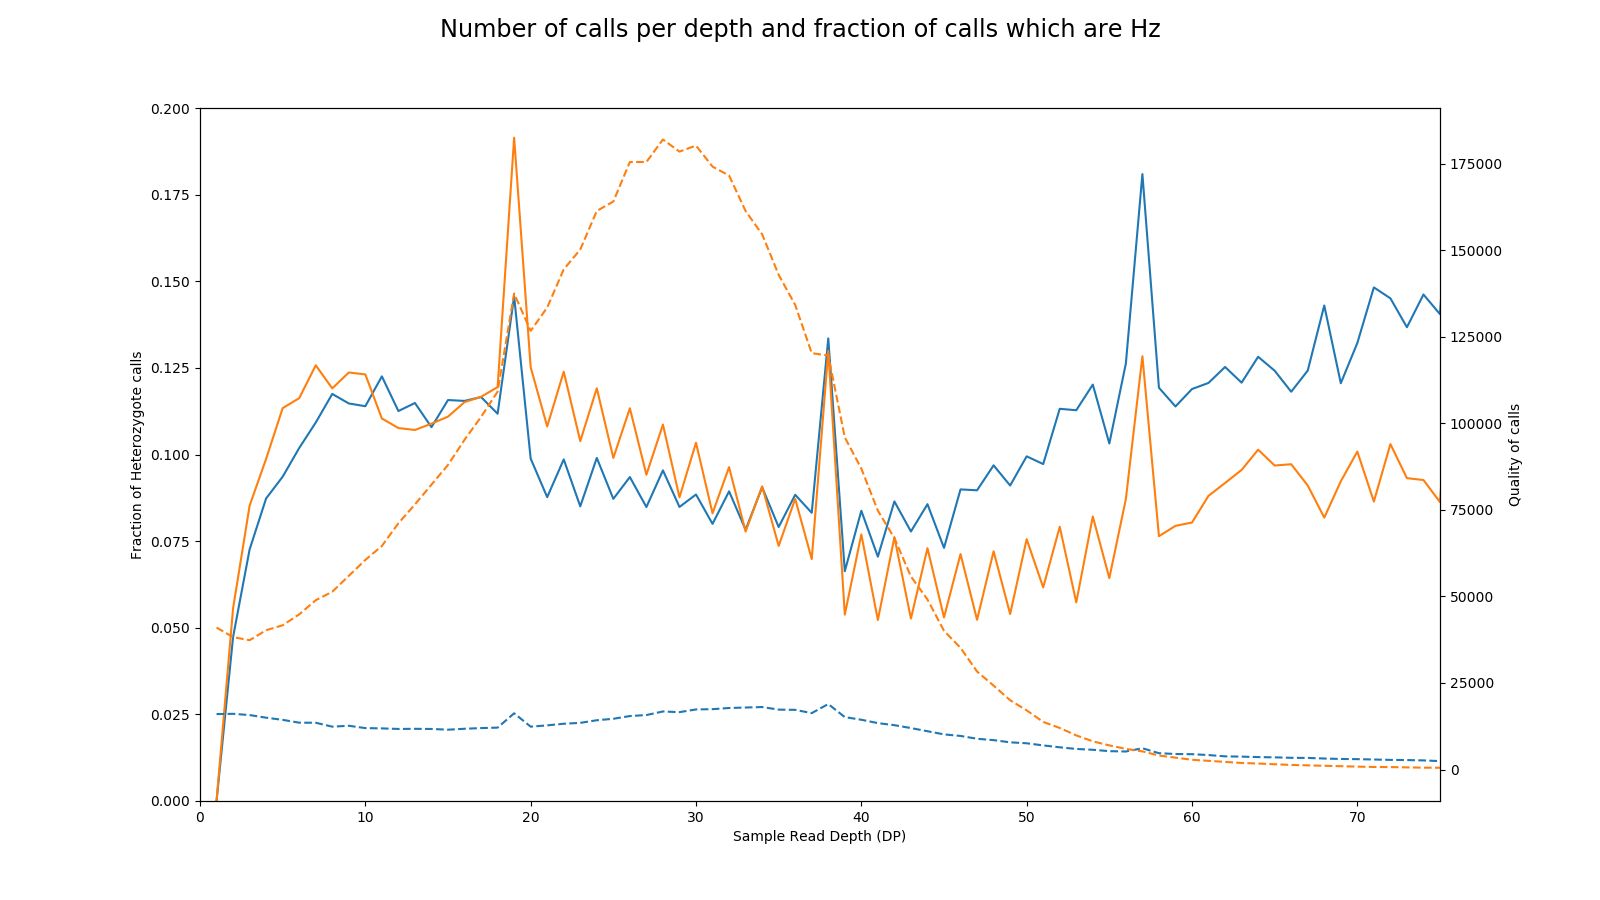

Generate this figure with Python:
from collections import defaultdict
import vcf
import seaborn as sns
import matplotlib.pyplot as plt

vcf_names = ['centro.vcf.gz', 'standard.vcf.gz']

def get_sample_relation(recs, f1, f2):
    rel = defaultdict(int)
    for rec in recs:
        if not rec.is_snp:
            continue
        for sample in rec.samples:
            try:
                v1 = f1(sample)
                v2 = f2(sample)
                if v1 is None or v2 is None:
                    continue
                rel[(v1, v2)] += 1
            except:
                pass
    return rel

rels = {}
for vcf_name in vcf_names:
    recs = vcf.Reader(filename = vcf_name)
    rels[vcf_name] = get_sample_relation(recs, \
        lambda s: 1 if s.is_het else 0, lambda s: int(s['DP']))

def plot_hz_rel(dps, ax, ax2, name, rel):
    frac_hz = []
    cnt_dp = []
    for dp in dps:
        hz = 0.0
        cnt = 0
        for khz, kdp in rel.keys():
            if kdp != dp:
                continue
            cnt += rel[(khz, dp)]
            if khz == 1:
                hz += rel[(khz, dp)]
        frac_hz.append(hz / cnt)
        cnt_dp.append(cnt)
    ax.plot(dps, frac_hz, label = name)
    ax2.plot(dps, cnt_dp, '--', label = name)

fig, ax = plt.subplots(figsize = (16, 9))
ax2 = ax.twinx()
for name, rel in rels.items():
    dps = list(set([x[1] for x in rel.keys()]))
    dps.sort()
    plot_hz_rel(dps, ax, ax2, name, rel)

ax.set_xlim(0, 75)
ax.set_ylim(0, 0.2)
ax2.set_ylabel('Quality of calls')
ax.set_ylabel('Fraction of Heterozygote calls')
ax.set_xlabel('Sample Read Depth (DP)')
fig.suptitle('Number of calls per depth and fraction of calls which are Hz', \
    fontsize = 'xx-large')
plt.show()
plt.savefig('P55.png')